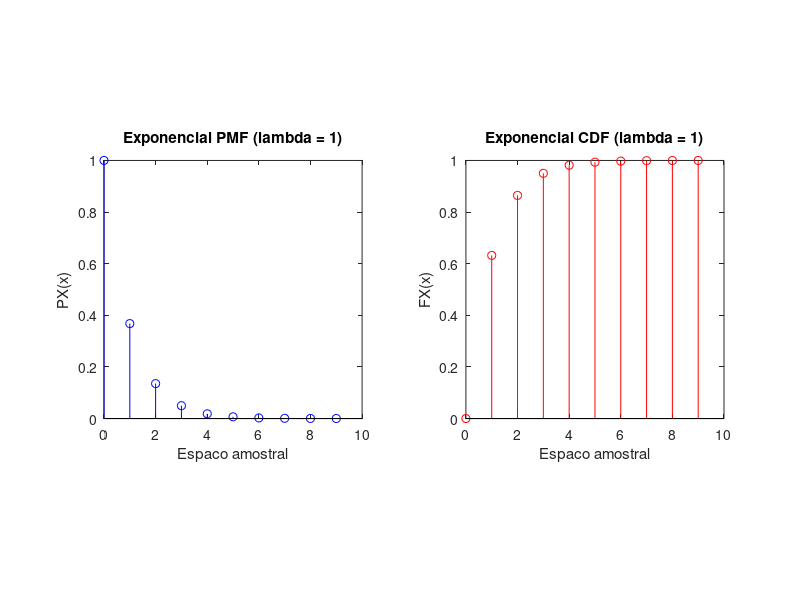

MATLAB code to generate this figure:
clear all clc clf

function f=exponentialpdf(lambda,x)
  f=lambda*exp(-lambda*x);
  f=f.*(x>=0);
endfunction

function F=exponentialcdf(lambda,x)
  F=1.0-exp(-lambda*x);
endfunction

function E = expectedValue(sx, px)
  v = sx .* px;
  E = sum(v);
endfunction

% Espaço amostral e parametro
sx = 0:1:9;
lambda = 1;

% Calculo da PMF e CDF
px = exponentialpdf(lambda, sx);
fx = exponentialcdf(lambda, sx);

% Valor esperado
E = expectedValue(sx, px)

% Plot da PMF
figure(1);
subplot(1,2,1);
stem(sx, px, 'b');
title("Exponencial PMF (lambda = 1)");
xlabel("Espaco amostral");
ylabel("PX(x)");
axis square

% Plot da CDF
figure(1);
subplot(1,2,2);
stem(sx, fx, 'r');
title("Exponencial CDF (lambda = 1)");
xlabel("Espaco amostral");
ylabel("FX(x)");
axis square
